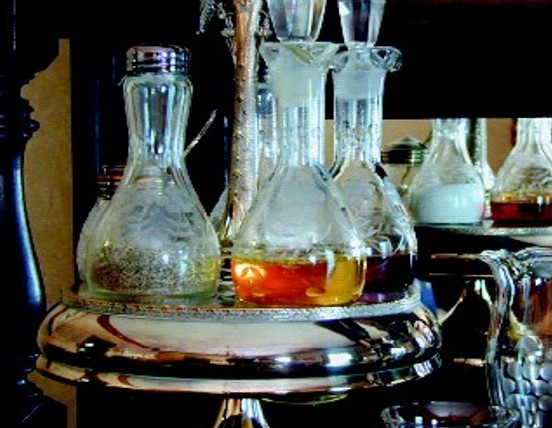
#> input picture exp4/Fig6.png, 552 x 428 px
$ python quest4_1.py
#> lines starting #> are read from the running program, lines starting #| are printed output that depends on the picture
#> further down, img is the input picture: shape (428, 552, 3); mean B, G, R 73.7, 79.8, 75.9
import cv2
import numpy as np


def BGR2HSI(rgb_img):
    """
    这是将RGB彩色图像转化为HSI图像的函数
    :param rgm_img: RGB彩色图像
    :return: HSI图像
    """
    #保存原始图像的行列数
    row = np.shape(rgb_img)[0]
#> row = 428
    col = np.shape(rgb_img)[1]
#> col = 552
    #对原始图像进行复制
    hsi_img = rgb_img.copy()
    #对图像进行通道拆分
    B, G, R = cv2.split(rgb_img)
    #把通道归一化到[0, 1]
    [B, G, R] = [i / 255.0 for i in ([B, G, R])]
    H = np.zeros((row, col))    #定义H通道
    I = (R + G + B) / 3.0       #计算I通道
    S = np.zeros((row, col))      #定义S通道
    for i in range(row):
        den = np.sqrt((R[i] - G[i])**2 + (R[i] - B[i]) * (G[i] - B[i]))
        thetha = np.arccos(0.5 * (R[i] - B[i] + R[i] - G[i]) / den)   #计算夹角
        h = np.zeros(col)               #定义临时数组
        #den > 0且G >= B的元素h赋值为thetha
        h[B[i] <= G[i]] = thetha[B[i] <= G[i]]
        #den > 0且G <= B的元素h赋值为thetha
        h[G[i] < B[i]] = 2 * np.pi - thetha[G[i] < B[i]]
        #den < 0的元素h赋值为0
        h[den == 0] = 0
        H[i] = h / (2 * np.pi)      #弧度化后赋值给H通道
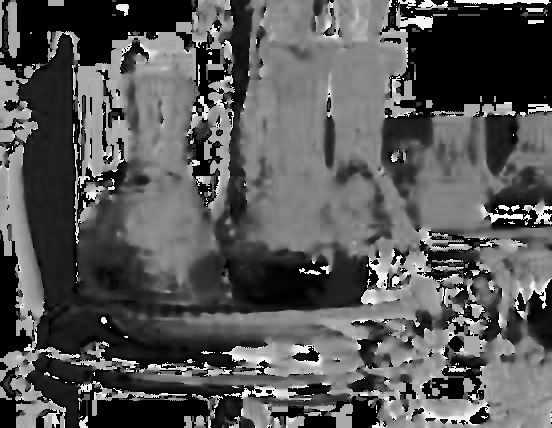
#> H: shape (428, 552) float64; 0.01% of the values are NaN or infinite; the others: min 0, max 0.999, mean 0.343; drawn with min black, max white, NaN and infinite black
    #计算S通道
    for i in range(row):
        min = []
        #找出每组RGB值的最小值
        for j in range(col):
            arr = [B[i][j], G[i][j], R[i][j]]
            min.append(np.min(arr))
        min = np.array(min)
        #计算S通道
        S[i] = 1 - min * 3 / (R[i] + B[i] + G[i])
        #I为0的值直接赋值0
        S[i][R[i] + B[i] + G[i] == 0] = 0
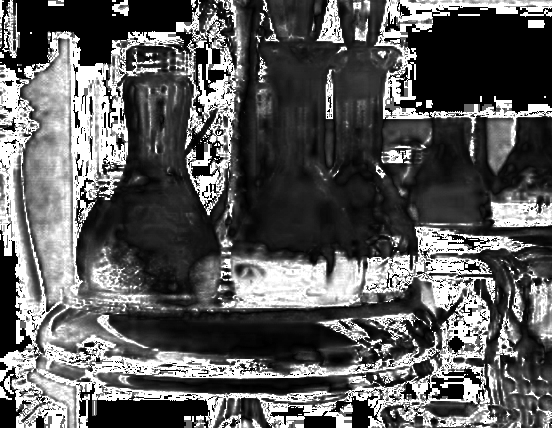
#> S: shape (428, 552) float64; min 0, max 1, mean 0.36
    #扩充到255以方便显示，一般H分量在[0,2pi]之间，S和I在[0,1]之间
    hsi_img[:,:,0] = H * 255
    hsi_img[:,:,1] = S * 255
    hsi_img[:,:,2] = I * 255
#> `hsv = cv2.cvtColor(img, cv2.COLOR_BGR2HSV)`: hsv: shape (428, 552, 3); mean H, S, V 61.7, 108.3, 89.2
#> `hsv[:, :, 2] = cv2.equalizeHist(V1)`: hsv: shape (428, 552, 3); mean H, S, V 61.7, 108.3, 113.1
    return hsi_img


def HSI2BGR(hsi_img):
    """
    这是将HSI图像转化为BGR图像的函数
    :param hsi_img: HSI彩色图像
    :return: RGB图像
    """
    # 保存原始图像的行列数
    row = np.shape(hsi_img)[0]
#> row = 428
    col = np.shape(hsi_img)[1]
#> col = 552
    #对原始图像进行复制
    rgb_img = hsi_img.copy()
    #对图像进行通道拆分
    H, S, I = cv2.split(hsi_img)
    #把通道归一化到[0,1]
    [H, S, I] = [i / 255.0 for i in ([H, S, I])]
    R, G, B = H, S, I
    for i in range(row):
        h = H[i] * 2 * np.pi
        #H大于等于0小于120度时
        a1 = h >= 0
        a2 = h < 2 * np.pi / 3
        a = a1 & a2         #第一种情况的花式索引
        tmp = np.cos(np.pi / 3 - h)
        b = I[i] * (1 - S[i])
        r = I[i] * (1 + S[i] * np.cos(h) / tmp)
        g = 3 * I[i] - r - b
        B[i][a] = b[a]
        R[i][a] = r[a]
        G[i][a] = g[a]
        #H大于等于120度小于240度
        a1 = h >= 2 * np.pi / 3
        a2 = h < 4 * np.pi / 3
        a = a1 & a2         #第二种情况的花式索引
        tmp = np.cos(np.pi - h)
        r = I[i] * (1 - S[i])
        g = I[i]*(1 + S[i] * np.cos(h - 2 * np.pi / 3) / tmp)
        b = 3 * I[i] - r - g
        R[i][a] = r[a]
        G[i][a] = g[a]
        B[i][a] = b[a]
        #H大于等于240度小于360度
        a1 = h >= 4 * np.pi / 3
        a2 = h < 2 * np.pi
        a = a1 & a2             #第三种情况的花式索引
        tmp = np.cos(5 * np.pi / 3 - h)
        g = I[i] * (1 - S[i])
        b = I[i] * (1 + S[i] * np.cos(h - 4 * np.pi / 3) / tmp)
        r = 3 * I[i] - g - b
        B[i][a] = b[a]
        G[i][a] = g[a]
        R[i][a] = r[a]
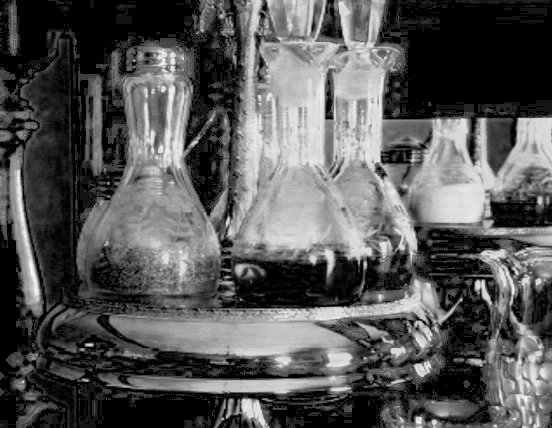
#> B: shape (428, 552) float64; min -1.11e-16, max 1.2, mean 0.411; drawn with min black and max white
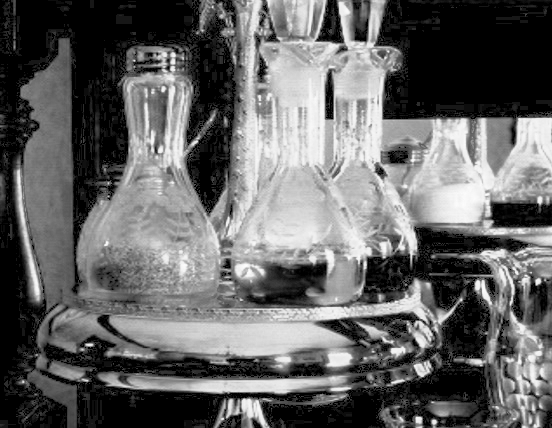
#> G: shape (428, 552) float64; min 0, max 1.08, mean 0.428; drawn with min black and max white
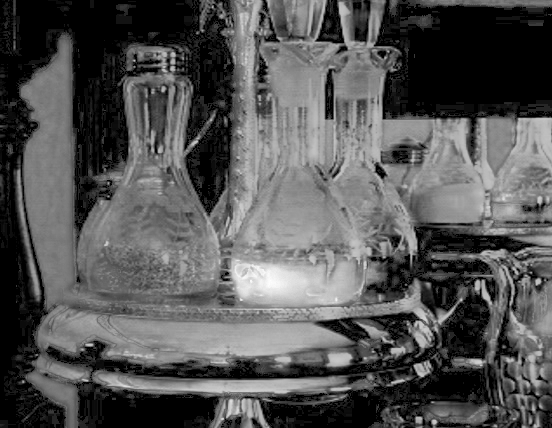
#> R: shape (428, 552) float64; min -5.55e-16, max 1.29, mean 0.429; drawn with min black and max white
    rgb_img[:, :, 0] = B * 255
    rgb_img[:, :, 1] = G * 255
    rgb_img[:, :, 2] = R * 255
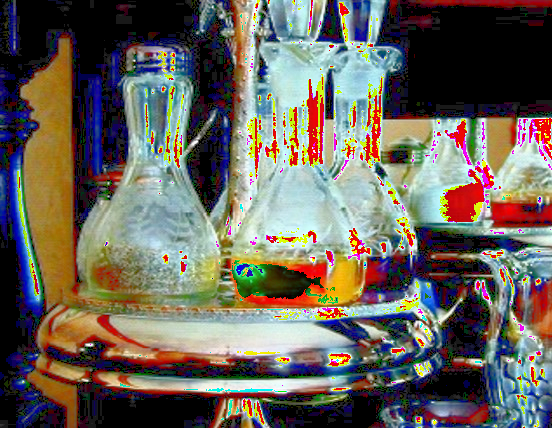
#> rgb_img: shape (428, 552, 3); mean B, G, R 92.3, 100.7, 106
    return rgb_img


img = cv2.imread('Fig6.png')
hsi = BGR2HSI(img)
hsv = cv2.cvtColor(img, cv2.COLOR_BGR2HSV)
H1, S1, V1 = cv2.split(hsv)
hsv[:, :, 2] = cv2.equalizeHist(V1)
hsv = cv2.cvtColor(hsv, cv2.COLOR_HSV2BGR)
H, S, I = cv2.split(hsi)
hsi[:, :, 2] = cv2.equalizeHist(I)
#dst = cv2.merge((H, S, I),)
dst = HSI2BGR(hsi)
res = np.hstack((img, dst))
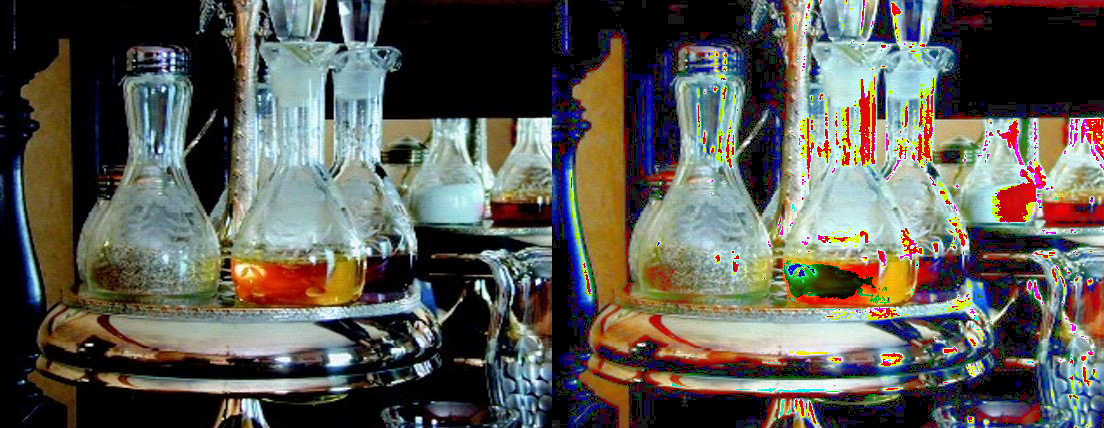
#> res: shape (428, 1104, 3); mean B, G, R 83, 90.3, 91
cv2.imshow('hsi', res)
cv2.imshow('hsv', hsv)
cv2.waitKey(0)
cv2.destroyAllWindows()
